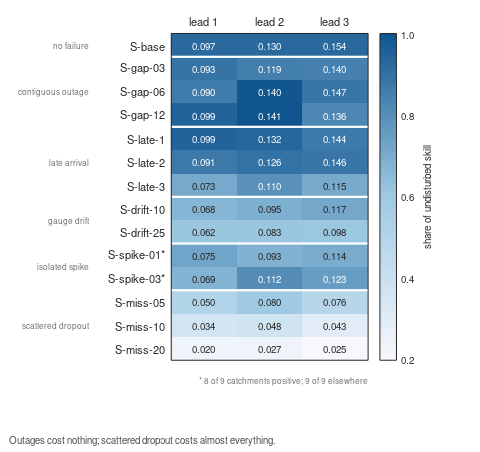
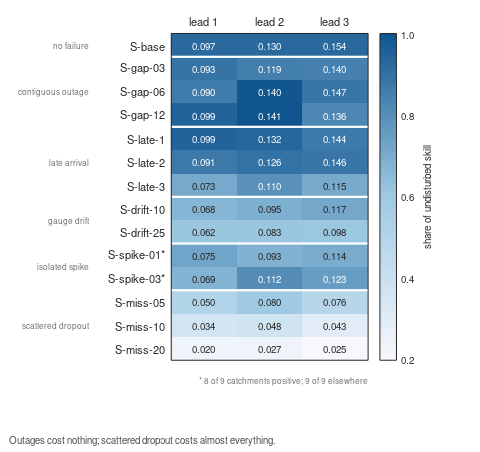

Recreate these plots in MATLAB, in order.
% fig4_failuregrid.m
% Figure 4: which delivery failures cost skill, and which do not.
%
% Median SS_clim over the nine catchments for every failure scenario and
% lead time, under C1. Shading is the share of the undisturbed skill that
% the scenario retains at that lead; the number in each cell is the skill
% itself.
%
% Base MATLAB only: no toolboxes, no local functions.
% Outputs: fig4_failuregrid.pdf (vector) and fig4_failuregrid.png (600 dpi)

clear; close all; clc

%% ---------------------------------------------------------------- data
% rows ordered by family, ending with the one that matters
row = {'S-base', ...
       'S-gap-03','S-gap-06','S-gap-12', ...
       'S-late-1','S-late-2','S-late-3', ...
       'S-drift-10','S-drift-25', ...
       'S-spike-01','S-spike-03', ...
       'S-miss-05','S-miss-10','S-miss-20'};

fam = {'no failure','contiguous outage','late arrival', ...
       'gauge drift','isolated spike','scattered dropout'};
famRow = [1 1; 2 4; 5 7; 8 9; 10 11; 12 14];

ss = [0.097 0.130 0.154;      % base
      0.093 0.119 0.140;      % gap-3
      0.090 0.140 0.147;      % gap-6
      0.099 0.141 0.136;      % gap-12
      0.099 0.132 0.144;      % late-1
      0.091 0.126 0.146;      % late-2
      0.073 0.110 0.115;      % late-3
      0.068 0.095 0.117;      % drift-10
      0.062 0.083 0.098;      % drift-25
      0.075 0.093 0.114;      % spike-1
      0.069 0.112 0.123;      % spike-3
      0.050 0.080 0.076;      % miss-5
      0.034 0.048 0.043;      % miss-10
      0.020 0.027 0.025];     % miss-20

npos = [9 9 9 9 9 9 9 9 9 8 8 9 9 9];   % catchments with positive skill

rowLab = row;                       % the two spike rows carry a footnote
rowLab{10} = 'S-spike-01*';
rowLab{11} = 'S-spike-03*';

nR = size(ss,1);  nC = 3;
rat = ss ./ repmat(ss(1,:),nR,1);       % share of undisturbed skill

%% ---------------------------------------------------------------- colour
% pale to deep blue, built by hand so no toolbox is needed
lo = [0.97 0.97 0.99];  mid = [0.62 0.79 0.89];  hi = [0.06 0.33 0.56];
t  = linspace(0,1,128)';
cm = [lo + (mid-lo).*t; mid + (hi-mid).*t];

cLo = 0.12; cHi = 1.10;                 % colour limits on the ratio

%% ---------------------------------------------------------------- figure
fig = figure('Units','centimeters','Position',[2 2 12.2 11.5],'Color','w');
fs = 8;
set(fig,'DefaultAxesFontSize',fs,'DefaultTextFontSize',fs, ...
        'DefaultAxesFontName','Helvetica','DefaultTextFontName','Helvetica')

ax = axes('Units','centimeters','Position',[4.35 2.35 5.0 8.3]); hold(ax,'on')

imagesc(ax,rat,[cLo cHi]); colormap(ax,cm)
set(ax,'YDir','reverse')

for i = 1:nR
    for j = 1:nC
        if rat(i,j) > 0.78, tc = [1 1 1]; else, tc = [0.15 0.15 0.15]; end
        text(ax,j,i,sprintf('%.3f',ss(i,j)),'FontSize',fs-1, ...
             'HorizontalAlignment','center','Color',tc)
    end
end

% family separators
for k = 1:size(famRow,1)-1
    y = famRow(k,2)+0.5;
    plot(ax,[0.5 nC+0.5],[y y],'-','Color',[1 1 1],'LineWidth',1.6)
end

xlim(ax,[0.5 nC+0.5]); ylim(ax,[0.5 nR+0.5])
set(ax,'XTick',1:nC,'XTickLabel',{'lead 1','lead 2','lead 3'}, ...
       'YTick',1:nR,'YTickLabel',rowLab,'TickLength',[0 0], ...
       'Box','on','LineWidth',0.6,'Layer','top','XAxisLocation','top')

% family names down the left
for k = 1:size(famRow,1)
    ym = mean(famRow(k,:));
    text(ax,-0.75,ym,fam{k},'FontSize',fs-2,'Rotation',0, ...
         'HorizontalAlignment','right','Color',[0.45 0.45 0.45])
end

% footnote for the two rows where one catchment turns negative
text(ax,nC+0.5,nR+1.35,'* 8 of 9 catchments positive; 9 of 9 elsewhere', ...
     'FontSize',fs-2,'Color',[0.45 0.45 0.45], ...
     'HorizontalAlignment','right','Interpreter','none')

%% ---- colour bar ------------------------------------------------------
cb = axes('Units','centimeters','Position',[9.65 2.35 0.42 8.3]);
imagesc(cb,linspace(cHi,cLo,256)'); colormap(cb,flipud(cm))
set(cb,'XTick',[],'YDir','normal','Box','on','LineWidth',0.6, ...
       'YTick',linspace(1,256,5), ...
       'YTickLabel',{'0.2','0.4','0.6','0.8','1.0'}, ...
       'YAxisLocation','right','TickLength',[0 0],'FontSize',fs-1)
ylabel(cb,'share of undisturbed skill','FontSize',fs-1)

annotation('textbox',[0.02 0.015 0.96 0.05],'String', ...
  'Outages cost nothing; scattered dropout costs almost everything.', ...
  'EdgeColor','none','FontSize',fs-1,'Color',[0.30 0.30 0.30], ...
  'HorizontalAlignment','center')

%% ---------------------------------------------------------------- export
set(fig,'Units','centimeters');
pos = get(fig,'Position');
set(fig,'PaperUnits','centimeters','PaperSize',[pos(3) pos(4)], ...
        'PaperPosition',[0 0 pos(3) pos(4)]);

exportgraphics(fig,'fig4_failuregrid.pdf','ContentType','vector', ...
               'BackgroundColor','white')
exportgraphics(fig,'fig4_failuregrid.png','Resolution',600, ...
               'BackgroundColor','white')

fprintf('lead 1, share retained: gap-12 %.2f, late-3 %.2f, miss-20 %.2f\n', ...
        rat(4,1),rat(7,1),rat(14,1));
fprintf('written: fig4_failuregrid.pdf and fig4_failuregrid.png\n');
